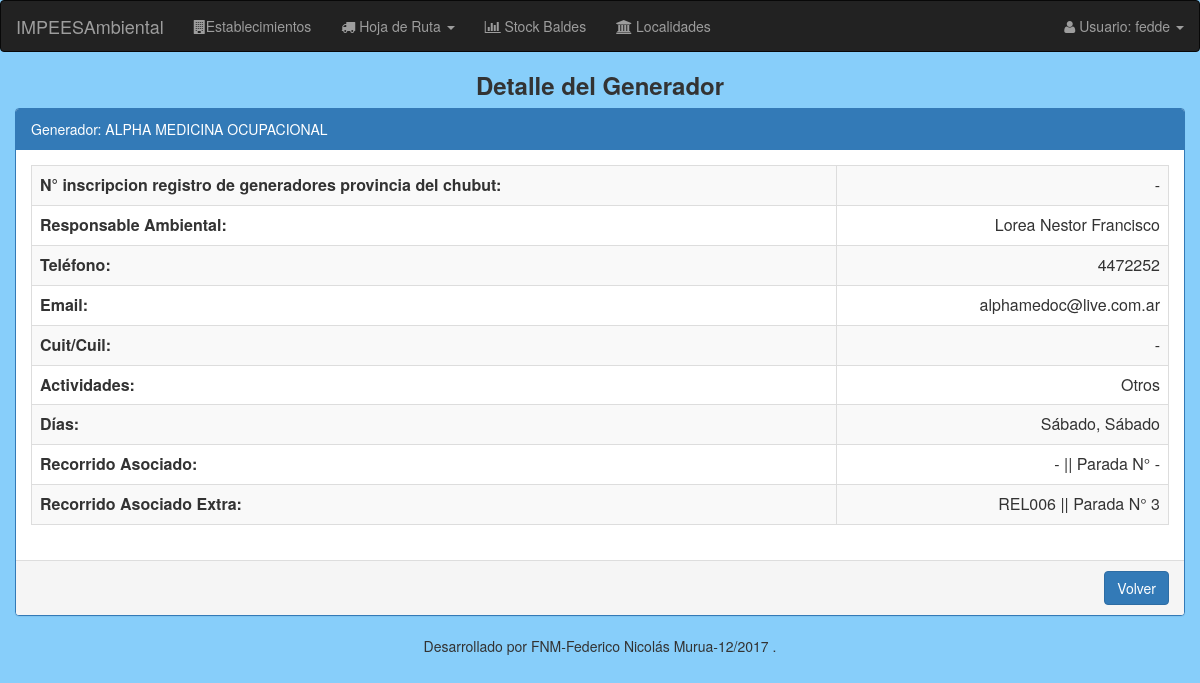
/generadores/detalle/generadores/2/ (signed in), run on an earlier commit of the app's database.
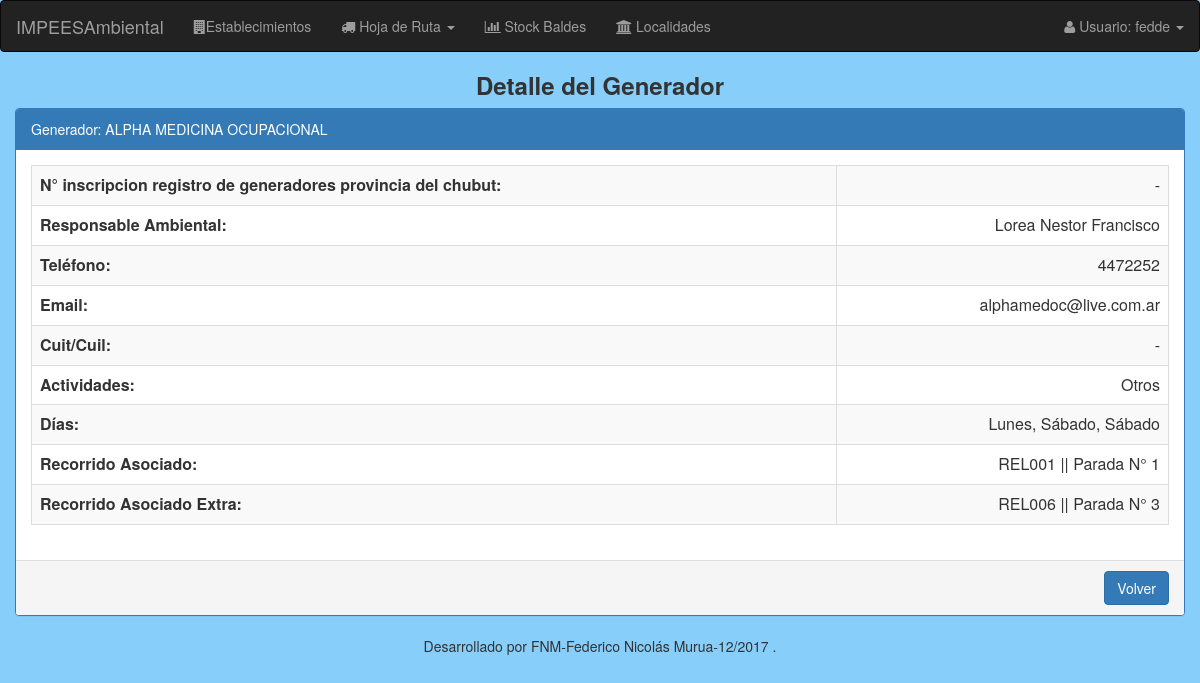
And on a later commit of the database.
### modulo_I/models.py (models this page shows, shortened)
class EstablecimientoGenerador(models.Model):
    nro_inscripcion = models.BigIntegerField(unique=True, blank=True, null=True, default=None) # N° inscripcion registro de generadores provincia del chubut
    activo = models.BooleanField(default=False)
    razon_social = models.CharField(max_length=50)
    direccion = models.CharField(max_length=100)
    tipo_actividad = MultiSelectField(choices=sorted(Actividades), blank=True, null=True)
    recoleccion = MultiSelectField(choices=Dias, blank=True, null=True)
    localidad = models.ForeignKey('Localidad', null=True, on_delete=models.SET_NULL)
    telefono = models.CharField(max_length=50, blank=True, null=True)
    email = models.CharField(max_length=200, blank=True, null=True)
    responsable_ambiental = models.CharField(max_length=50, blank=True, null=True)
    cuit = models.CharField(max_length=20, blank=True, null=True)
    recorrido = models.ForeignKey('Recorrido', blank=True, null=True, on_delete=models.SET_NULL)
    nro_parada = models.IntegerField(validators=[MinValueValidator(1)], blank=True, null=True)
    recorrido_extra = models.ForeignKey('Recorrido', blank=True, null=True, on_delete=models.SET_NULL, related_name="recorrido_extra")
    nro_parada_extra = models.IntegerField(validators=[MinValueValidator(1)], blank=True, null=True)

class Recorrido(models.Model):
    nombre = models.CharField(max_length=50, unique=True)
    extra = models.BooleanField(default=False)
    def __str__(self):
        return "%s" % (self.nombre)

### modulo_I/views.py (the view)
@login_required
def detalle_generadores(request, nro_generador):
    generador = EstablecimientoGenerador.objects.get(id=nro_generador)
    return render(request, 'establecimiento/generador_detalle.html', {'generador': generador})

### modulo_I/templates/establecimiento/generador_detalle.html (shortened to what this page needs)
{% extends "base/base_detalle.html" %}
{% load staticfiles %}
{% load staticfiles bootstrap3 %}
{% block header-title %}Detalle del Generador{% endblock %}
{% block panel-heading %}
  Generador: {{generador.razon_social}}
{% endblock %}
{% block detalle %}
  <table class="table table-striped table-bordered">
      <tbody>
          <tr>
              <th>N° inscripcion registro de generadores provincia del chubut:</th>
              <td style="text-align:right;"> {{ generador.nro_inscripcion|default_if_none:"-" }}</td>
          </tr>
          <tr>
              <th>Responsable Ambiental:</th>
              <td style="text-align:right;"> {{ generador.responsable_ambiental|default_if_none:"-" }}</td>
          </tr>
          <tr>
              <th>Teléfono:</th>
              <td style="text-align:right;"> {{ generador.telefono|default_if_none:"-" }}</td>
          </tr>
          <tr>
              <th>Email:</th>
              <td style="text-align:right;"> {{ generador.email|default_if_none:"-" }}</td>
          </tr>
          <tr>
              <th>Cuit/Cuil:</th>
              <td style="text-align:right;"> {{ generador.cuit|default_if_none:"-" }}</td>
          </tr>
          <tr>
              <th>Actividades:</th>
              <td style="text-align:right;"> {{ generador.get_tipo_actividad_display|default_if_none:"-" }}</td>
          </tr>
          <tr>
              <th>Días:</th>
              <td style="text-align:right;"> {{ generador.get_recoleccion_display|default_if_none:"-" }}</td>
          </tr>
          <tr>
              <th>Recorrido Asociado:</th>
              <td style="text-align:right;"> {{ generador.recorrido|default_if_none:"-" }} || Parada N° {{ generador.nro_parada|default_if_none:"-" }}</td>
          </tr>
          <tr>
              <th>Recorrido Asociado Extra:</th>
              <td style="text-align:right;"> {{ generador.recorrido_extra|default_if_none:"-" }} || Parada N° {{ generador.nro_parada_extra|default_if_none:"-" }}</td>
          </tr>
      </tbody>
  </table>
{% endblock %}
{% block url-volver %}
  {% url 'generadores:listado_generadores' %}
{% endblock %}

What changed in the data, as far as the page shows it:
changed EstablecimientoGenerador "Lorea Nestor Francisco": recoleccion "Sábado, Sábado" → "Lunes, Sábado, Sábado"; recorrido "-" → "REL001"; nro_parada "-" → "1"
